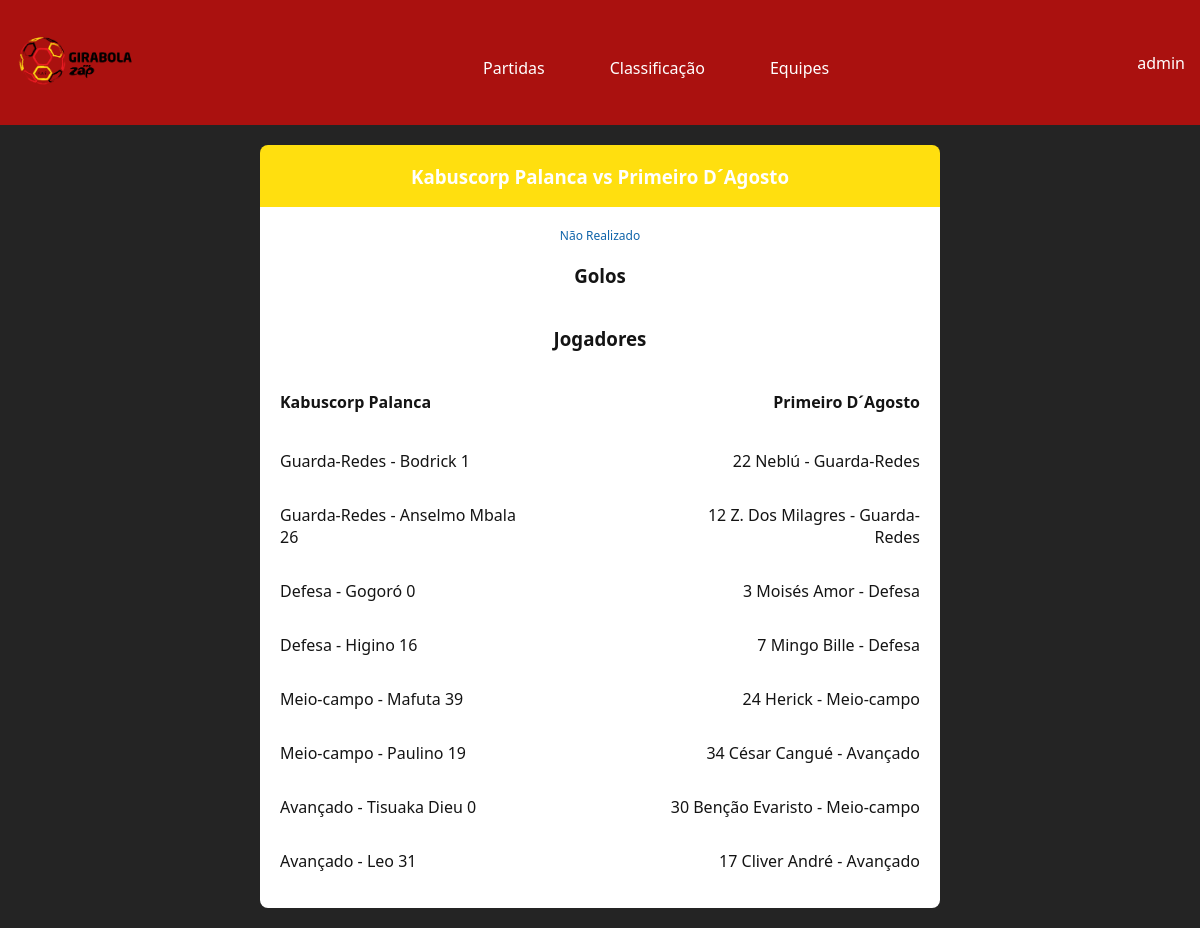
Page /jogos/jogo/5 on the committed database.
### jogos/models.py (models this page shows, shortened)
class Jogo(models.Model):
    campeonato = models.ForeignKey(
        Campeonato,
        on_delete=models.CASCADE,
        related_name='jogos'
    )
    clube_casa = models.ForeignKey(
        'clubes.Clube',
        on_delete=models.CASCADE,
        related_name='jogos_casa'
    )
    clube_fora = models.ForeignKey(
        'clubes.Clube',
        on_delete=models.CASCADE,
        related_name='jogos_fora'
    )
    estadio = models.CharField(max_length=120)
    data = models.DateTimeField()
    gols_casa = models.IntegerField()
    gols_fora = models.IntegerField()
    jogadores_casa = models.ManyToManyField(
        'clubes.Jogador',
        related_name='partidas_casa',
        limit_choices_to={'clube__isnull': False},
    )
    jogadores_fora = models.ManyToManyField(
        'clubes.Jogador',
        related_name='partidas_fora',
        limit_choices_to={'clube__isnull': False}
    )
    guarda_rede_casa = models.ForeignKey(
        'clubes.Jogador',
        on_delete=models.SET_NULL,
        null=True,
        blank=True,
        related_name='partida_casa_guarda_redes',
        limit_choices_to={'posicao': 'Guarda-Redes'}
    )
    guarda_rede_fora = models.ForeignKey(
        'clubes.Jogador',
        on_delete=models.SET_NULL,
        null=True,
        blank=True,
        related_name='partida_fora_guarda_redes',
        limit_choices_to={'posicao': 'Guarda-Redes'}
    )
    STATUS = [
        ('Realizado', 'Realizado'),
        ('Não Realizado', 'Não Realizado'),
        ('Adiado', 'Adiado'),
        ('Cancelado', 'Cancelado')
    ]
    status = models.CharField(max_length=20, choices=STATUS, default='Não Realizado')
    resultado = models.CharField(max_length=20,choices=[('Casa','1'),('Fora','2'),('Empate','x')],blank=True)
    class Meta:
        constraints = [
            models.UniqueConstraint(
                fields=['campeonato', 'clube_casa', 'clube_fora'],
                name='unique_jogo_mesmo_campeonato'
            )
        ]
        verbose_name = 'Jogo'
        verbose_name_plural = 'Jogos'
        ordering = ['-data']

### clubes/models.py (models this page shows, shortened)
class Clube(models.Model):
    nome = models.CharField(max_length=180)
    estadio = models.CharField(max_length=180)
    vitorias = models.IntegerField()
    derrotas = models.IntegerField()
    empates = models.IntegerField()
    gols_feitos = models.IntegerField()
    gols_sofridos = models.IntegerField()
    avatar = models.ImageField(upload_to='media')
    treinador = models.CharField(max_length=120,null=True,blank=True)
    def __str__(self):
        return self.nome
    class Meta:
        verbose_name = 'Clube'
        verbose_name_plural = 'Clubes'
        ordering = ['nome']

class Jogador(models.Model):
    POSICAO = [(
        'Guarda-Redes','GD'),
        ('Defesa','DF'),
        ('Meio-campo','MD'),
        ('Avançado','AV') ]
    nome = models.CharField(max_length=100)
    idade = models.IntegerField()
    clube = models.ForeignKey(Clube, on_delete = models.CASCADE)
    posicao = models.CharField(max_length=20,choices=POSICAO)
    numero = models.IntegerField()
    gols_marcados = models.IntegerField()
    is_capitao = models.BooleanField(default=False)
    class Meta:
        verbose_name = 'Jogador'
        verbose_name_plural = 'Jogadores'

### jogos/views.py (the view)
# urls.py: path('jogos/jogo/<int:pk>',jogo_dados,name='jogo-detail')
def jogo_dados(request,pk):
    jogo = Jogo.objects.get(pk=pk)
    golos = Golo.objects.filter(partida=jogo)
    golos_fora = []
    golos_casa= []
    jogadores_casa = jogo.jogadores_casa.all()
    jogadores_fora = jogo.jogadores_fora.all()
    for golo in golos:
        if golo.jogador.clube == jogo.clube_casa:
            golos_casa.append(golo)
        elif golo.jogador.clube == jogo.clube_fora:
            golos_fora.append(golo)
    context = {
        'jogo':jogo,
        'golos':golos,
        'golos_fora':golos_fora,
        'golos_casa':golos_casa,
        'jogadores_casa':jogadores_casa,
        'jogadores_fora':jogadores_fora}
    return render(request,'jogo_detail.html',context)

### jogos/templates/jogo_detail.html (shortened to what this page needs)
{% extends 'base.html' %}
{% block content %}
<div class="container" style="width: 60%;">
    <div class="header" style="background-color: #ffdf0f;display: flex;justify-content: center;border-radius: 8px 8px 0px 0px;">
        <h3>{{ jogo.clube_casa }} vs {{ jogo.clube_fora}} </h3>
    </div>
    <div class="game-info" style="border-radius: 0px 0px 8px 8px;">
        {% if jogo.status == 'Não Realizado' %}
            <span class="status">{{jogo.status}}</span>
        {% else %}
            <span class="result" style="font-size: 28px;">{{jogo.gols_casa}}:{{jogo.gols_fora}}</span>
        {% endif %}
        <div class="gols" style="
        color: #141414;
        display: flex;
        flex-direction: column;
        width: 50%;">
            <h3 style="display: flex;justify-content: center;">Golos</h3>
        </div>
        <h3 style="display: flex;justify-content: center;color: #141414;">Jogadores</h3>
        <div class="jogadores" style="
            color: #141414;
            display: flex;
            justify-content: space-between;
            flex-direction: row;
            gap: 140px;" >
            <div class="jogadores-casa" style="
            display: flex;
            flex-direction: column;
            text-align: start;">
                <h4><a href="{% url 'clubes:clube-detail' jogo.clube_casa.pk  %}"> {{jogo.clube_casa}} </a></h4>
                    {% for jogador in jogadores_casa %}
                        <p class="jogador">
                            <a href="{% url 'clubes:jogador-detail' jogador.clube.pk jogador.pk %}"> {{jogador.posicao}} - {{jogador.nome}}  {{jogador.numero}} </a>
                        </p>
                    {% endfor %}
            </div>
            <div class="jogadores-fora" style="
            display: flex;
            flex-direction: column;
            text-align: end;">
                <h4><a href="{% url 'clubes:clube-detail' jogo.clube_fora.pk  %}"> {{jogo.clube_fora}} </a></h4>
                {% for jogador in jogadores_fora %}
                <p class="jogador">
                    <a href="{% url 'clubes:jogador-detail' jogador.clube.pk jogador.pk %}">  {{jogador.numero}} {{jogador.nome}} - {{jogador.posicao}} </a>
                </p>
                {% endfor %}
            </div>
        </div>
    </div>
</div>
{% endblock content %}

### static/css/index.css (style rules this page uses)
body { margin: 0; padding: 0; color: #fff; background-color: #242424; font-family: 'Segoe UI'; }
a { text-decoration: none; color: inherit; }
.status { font-size: 12px; color: #0f64aa; }
.game-info { background-color: #fff; display: flex; justify-content: center; align-items: center; flex-direction: column; padding: 20px; }

### static/css/ranking.css (style rules this page uses)
.container { max-width: 1200px; margin: auto; padding: 20px; }
.status { display: flex; gap:5px; }

### rows in the picture
Jogo: clube_casa "Kabuscorp Palanca", clube_fora "Primeiro D´Agosto", status "Não Realizado"
Jogador: posicao "Guarda-Redes", nome "Bodrick", numero "1"
Jogador: posicao "Guarda-Redes", nome "Anselmo Mbala", numero "26"
Jogador: posicao "Defesa", nome "Gogoró", numero "0"
Jogador: posicao "Defesa", nome "Higino", numero "16"
Jogador: posicao "Meio-campo", nome "Mafuta", numero "39"
Jogador: posicao "Meio-campo", nome "Paulino", numero "19"
Jogador: posicao "Avançado", nome "Tisuaka Dieu", numero "0"
Jogador: posicao "Avançado", nome "Leo", numero "31"
Jogador: numero "22", nome "Neblú", posicao "Guarda-Redes"
Jogador: numero "12", nome "Z. Dos Milagres", posicao "Guarda-Redes"
Jogador: numero "3", nome "Moisés Amor", posicao "Defesa"
Jogador: numero "7", nome "Mingo Bille", posicao "Defesa"
Jogador: numero "24", nome "Herick", posicao "Meio-campo"
Jogador: numero "34", nome "César Cangué", posicao "Avançado"
Jogador: numero "30", nome "Benção Evaristo", posicao "Meio-campo"
Jogador: numero "17", nome "Cliver André", posicao "Avançado"
